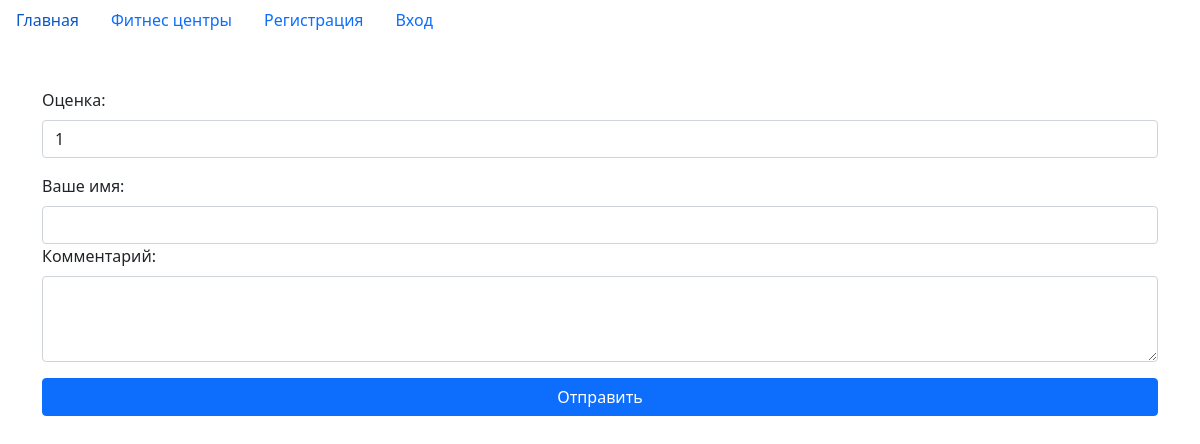
Before: /fitness_center/1/trainers/1/rating with the older database file.
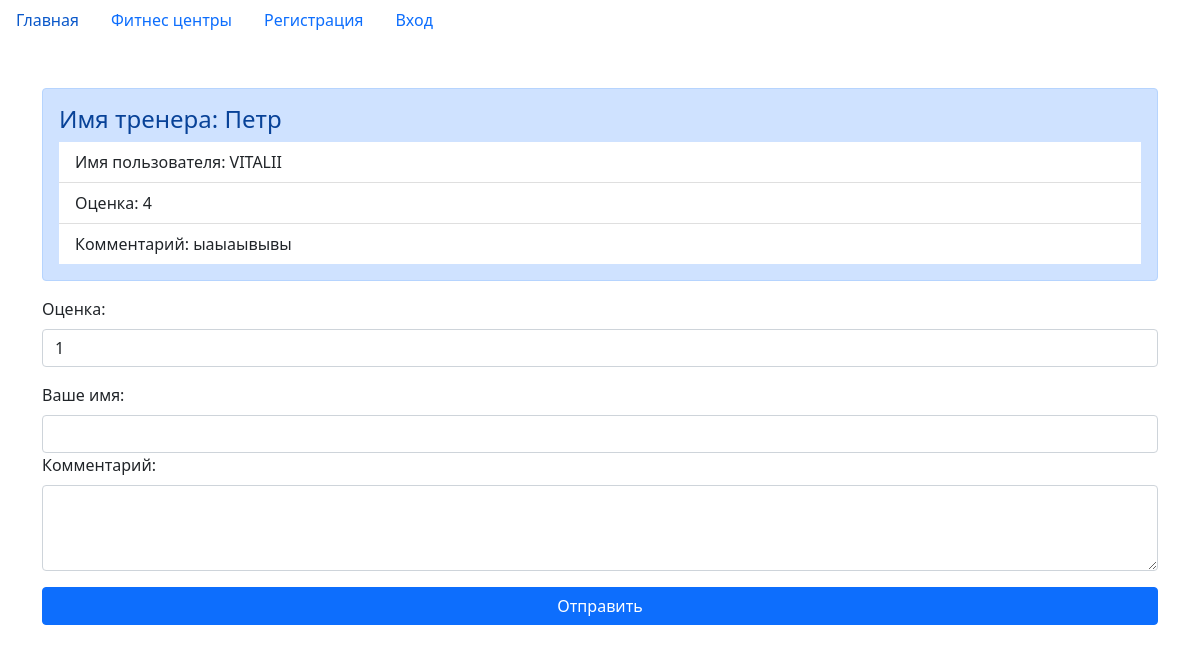
After: the same page with the newer database file.
### tables this page shows
CREATE TABLE reviews ("id " INTEGER PRIMARY KEY AUTOINCREMENT UNIQUE NOT NULL, trainer_id INTEGER REFERENCES trainers (id) NOT NULL, user_name TEXT NOT NULL, points INTEGER NOT NULL DEFAULT (0), text TEXT);

CREATE TABLE trainers (id INTEGER PRIMARY KEY AUTOINCREMENT UNIQUE NOT NULL, name TEXT NOT NULL, fitness_center_id INTEGER REFERENCES fitness_centers (id) NOT NULL, age INTEGER NOT NULL, gender TEXT NOT NULL);

### app.py (the view, shortened to what this page needs)
@app.route('/fitness_center/<int:fitness_center_id>/trainers/<int:trainer_id>/rating', methods=['GET', 'POST', 'PUT'])
def get_trainer_rating_page(fitness_center_id, trainer_id):
    with SQLiteDatabase('base.db') as db:
        if request.method == 'GET':
            rating = db.select(table_name='reviews', method='fetchall',
                               conditions={'trainer_id': trainer_id, 'fitness_center_id': fitness_center_id},
                               columns=['trainers.name AS trainer_name', 'reviews.points', 'reviews.user_name',
                                        'reviews.text'],
                               join_conditions={'trainers': {'reviews.trainer_id': 'trainers.id'}}
                               )
            return render_template('rating.html', title='Рейтинг', rating=rating, fitness_center_id=fitness_center_id,
                                   trainer_id=trainer_id)

### Project_utils/database_utils.py (called while the page is built)
def dict_factory(cursor, row) -> Dict[str, Any]:
    d = {}
    for idx, col in enumerate(cursor.description):
        d[col[0]] = row[idx]
    return d

    def __enter__(self):
        self.connection = sqlite3.connect(self.db_path)
        self.connection.row_factory = dict_factory
        return self

    def __exit__(self, exc_type, exc_val, exc_tb):
        if self.connection:
            self.connection.close()

### templates/rating.html (shortened to what this page needs)
{% extends "base.html" %}
{% block body %}
<div class="container">
    {% if rating %}
    {% for item in rating %}
    <div class="alert alert-primary mb-3">
        <h4 class="alert-heading">Имя тренера: {{ item.trainer_name }}</h4>
        <ul class="list-group list-group-flush">
            <li class="list-group-item">Имя пользователя: {{ item.user_name }}</li>
            <li class="list-group-item">Оценка: {{ item.points }}</li>
            <li class="list-group-item">Комментарий: {{ item.text }}</li>
        </ul>
    </div>
    {% endfor %}
    {% endif %}
</div>
<div class="container">
    <form action="/fitness_center/{{ fitness_center_id }}/trainers/{{ trainer_id }}/rating" method="post">
        <div class="form-group mb-3">
            <label for="points" class="form-label">Оценка:</label>
            <select class="form-control" name="points" id="points">
                <option value="1">1</option>
            </select>
        </div>
        <div class="form-group">
            <label for="name" class="form-label">Ваше имя:</label>
            <input type="text" class="form-control" name="name" id="name">
        </div>
        <div class="form-group">
            <label for="text" class="form-label">Комментарий:</label>
            <textarea class="form-control" name="text" id="text" rows="3"></textarea>
        </div>
        <button type="submit" class="btn btn-primary w-100 mt-3">Отправить</button>
    </form>
</div>
{% endblock %}

Changed rows visible on the page:
added reviews: trainer_name "Петр", user_name "VITALII", points "4", text "ыаыаывывы"
